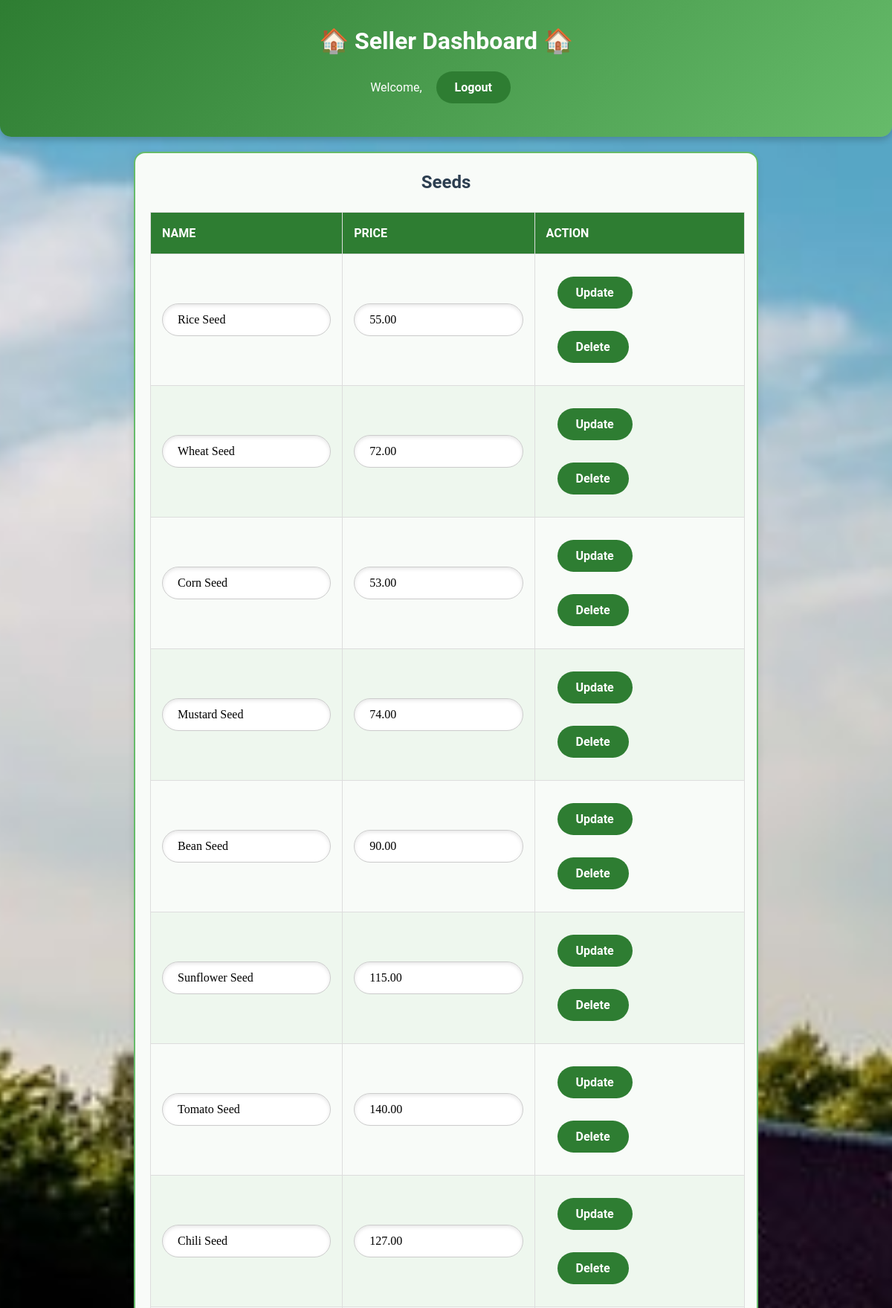
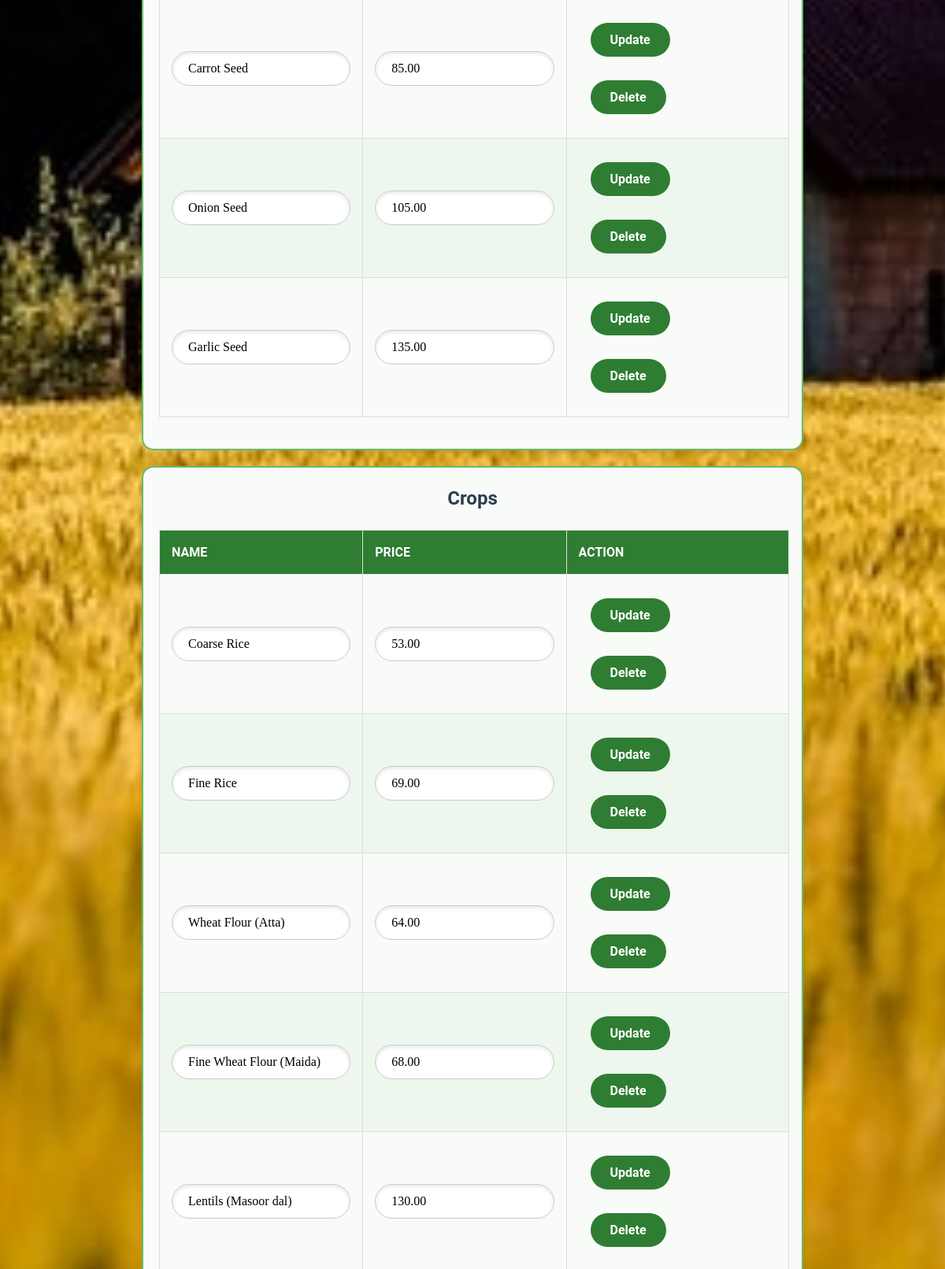
Page /seller_dashboard.php (upper part) on the committed database (2 pictures, top to bottom).
### tables this page shows
CREATE TABLE `seeds` (
  `id` int(11) NOT NULL,
  `name` varchar(255) NOT NULL,
  `price` decimal(10,2) DEFAULT NULL
);

CREATE TABLE `crops` (
  `id` int(11) NOT NULL,
  `name` varchar(255) NOT NULL,
  `price` decimal(10,2) DEFAULT NULL
);

### seller_dashboard.php (the view, shortened to what this page needs)
<?php
require 'db_config.php';
$user_name = $_SESSION['name'];
$sql_seeds = "SELECT id, name, price FROM seeds";
$result_seeds = $conn->query($sql_seeds);
$sql_crops = "SELECT id, name, price FROM crops";
$result_crops = $conn->query($sql_crops);
?>
<!DOCTYPE html>
<html lang="en">
<head>
    <link rel="stylesheet" href="style.css">
</head>
<body>
    <header class="header">
        <div class="header-left">
            <h1>🏠 Seller Dashboard 🏠</h1>
        </div>
        <div class="header-right">
            <span>Welcome, <?php echo $user_name; ?></span>
            <a href="logout.php">
                <button type="button">Logout</button>
            </a>
        </div>
    </header>
    <main>
        <section>
            <h2 class="text-success text-center">Seeds</h2>
            <div class="table-responsive">
                <table class="table table-bordered table-striped">
                    <thead>
                        <tr>
                            <th>Name</th>
                            <th>Price</th>
                            <th>Action</th>
                        </tr>
                    </thead>
                    <tbody>
                        <?php
                        if ($result_seeds && $result_seeds->num_rows > 0) {
                            while ($row = $result_seeds->fetch_assoc()) {
                                echo "<tr>";
                                echo "<form method='POST' action=''>";
                                echo "<td><input type='text' name='name' value='" . htmlspecialchars($row['name']) . "' required></td>";
                                echo "<td><input type='number' step='0.01' name='price' value='" . htmlspecialchars($row['price']) . "' required></td>";
                                echo "<td>
                                        <input type='hidden' name='seed_id' value='" . htmlspecialchars($row['id']) . "'>
                                        <button type='submit' name='update_seed' class='btn btn-success'>Update</button>
                                        <button type='submit' name='delete_seed' class='btn btn-danger' onclick=\"return confirm('Are you sure you want to delete this seed?');\">Delete</button>
                                      </td>";
                                echo "</form>";
                                echo "</tr>";
                            }
                        } else {
                            echo "<tr><td colspan='3' class='text-center'>No seeds found</td></tr>";
                        }
                        ?>
                    </tbody>
                </table>
            </div>
        </section>
        <section>
            <h2 class="text-success text-center">Crops</h2>
            <div class="table-responsive">
                <table class="table table-bordered table-striped">
                    <thead>
                        <tr>
                            <th>Name</th>
                            <th>Price</th>
                            <th>Action</th>
                        </tr>
                    </thead>
                    <tbody>
                        <?php
                        if ($result_crops && $result_crops->num_rows > 0) {
                            while ($row = $result_crops->fetch_assoc()) {
                                echo "<tr>";
                                echo "<form method='POST' action=''>";
                                echo "<td><input type='text' name='name' value='" . htmlspecialchars($row['name']) . "' required></td>";
                                echo "<td><input type='number' step='0.01' name='price' value='" . htmlspecialchars($row['price']) . "' required></td>";
                                echo "<td>
                                        <input type='hidden' name='crop_id' value='" . htmlspecialchars($row['id']) . "'>
                                        <button type='submit' name='update_crop' class='btn btn-success'>Update</button>
                                        <button type='submit' name='delete_crop' class='btn btn-danger' onclick=\"return confirm('Are you sure you want to delete this crop?');\">Delete</button>
                                      </td>";
                                echo "</form>";
                                echo "</tr>";
                            }
                        } else {
                            echo "<tr><td colspan='3' class='text-center'>No crops found</td></tr>";
                        }
                        ?>
                    </tbody>
                </table>
            </div>
        </section>
    </main>
</body>
</html>

### style.css (style rules this page uses)
* { margin: 0; padding: 0; box-sizing: border-box; font-family: 'Roboto', sans-serif; }
body { background: url('farm-background.jpg') no-repeat center center fixed; background-size: cover; color: #2c3e50; line-height: 1.6; font-size: 16px; overflow-x: hidden; }
header { background: linear-gradient(135deg, #2e7d32, #66bb6a); color: #fff; padding: 30px 20px; text-align: center; border-radius: 0 0 15px 15px; box-shadow: 0 4px 10px rgba(0, 0, 0, 0.2); }
section { margin: 20px auto; padding: 20px; width: 70%; max-width: 1400px; background: #f8fbf8; border: 2px solid #66bb6a; border-radius: 15px; box-shadow: 0 4px 10px rgba(0, 0, 0, 0.1); transition: transform 0.3s ease; overflow-x: auto; }
section h2 { text-align: center; margin-bottom: 15px; color: #2c3e50; }
table { width: 100%; border-collapse: collapse; margin: 20px 0; text-align: left; min-width: 800px; }
table th, table td { padding: 15px; border: 1px solid #ddd; }
table th { background: #2e7d32; color: #fff; text-transform: uppercase; }
table tr:nth-child(even) { background: #eef7ee; }
button { background: #2e7d32; color: #fff; border: none; padding: 12px 25px; margin: 15px; border-radius: 25px; cursor: pointer; font-size: 16px; font-weight: bold; transition: background 0.3s ease, transform 0.3s ease; }
form { padding: 20px; background: #f8fbf8; border: 2px solid #43a047; border-radius: 15px; box-shadow: 0 4px 10px rgba(0, 0, 0, 0.1); }
input, select, textarea { width: 100%; margin: 10px 0; padding: 12px 20px; font-size: 1em; border: 1px solid #ccc; border-radius: 25px; box-shadow: inset 0 2px 5px rgba(0, 0, 0, 0.1); font-family: 'Lora', serif; color: black; transition: background-color 0.3s ease, box-shadow 0.3s ease; }
form { max-width: 600px; margin: 0 auto; padding: 20px; background-color: #f8fbf8; border: 2px solid #66bb6a; border-radius: 15px; box-shadow: 0 4px 10px rgba(0, 0, 0, 0.1); }
.btn-success { background-color: #2e7d32; color: white; border: none; padding: 12px 25px; margin: 15px; border-radius: 25px; cursor: pointer; font-size: 16px; font-weight: bold; transition: background-color 0.3s ease, transform 0.3s ease; }
section, button, a.btn, form { animation: fadeIn 0.5s ease-in; }

### rows in the picture
seeds: name "Rice Seed", price "55.00"
seeds: name "Wheat Seed", price "72.00"
seeds: name "Corn Seed", price "53.00"
seeds: name "Mustard Seed", price "74.00"
seeds: name "Bean Seed", price "90.00"
seeds: name "Sunflower Seed", price "115.00"
seeds: name "Tomato Seed", price "140.00"
seeds: name "Chili Seed", price "127.00"
seeds: name "Carrot Seed", price "85.00"
seeds: name "Onion Seed", price "105.00"
seeds: name "Garlic Seed", price "135.00"
crops: name "Coarse Rice", price "53.00"
crops: name "Fine Rice", price "69.00"
crops: name "Wheat Flour (Atta)", price "64.00"
crops: name "Fine Wheat Flour (Maida)", price "68.00"
crops: name "Lentils (Masoor dal)", price "130.00"
